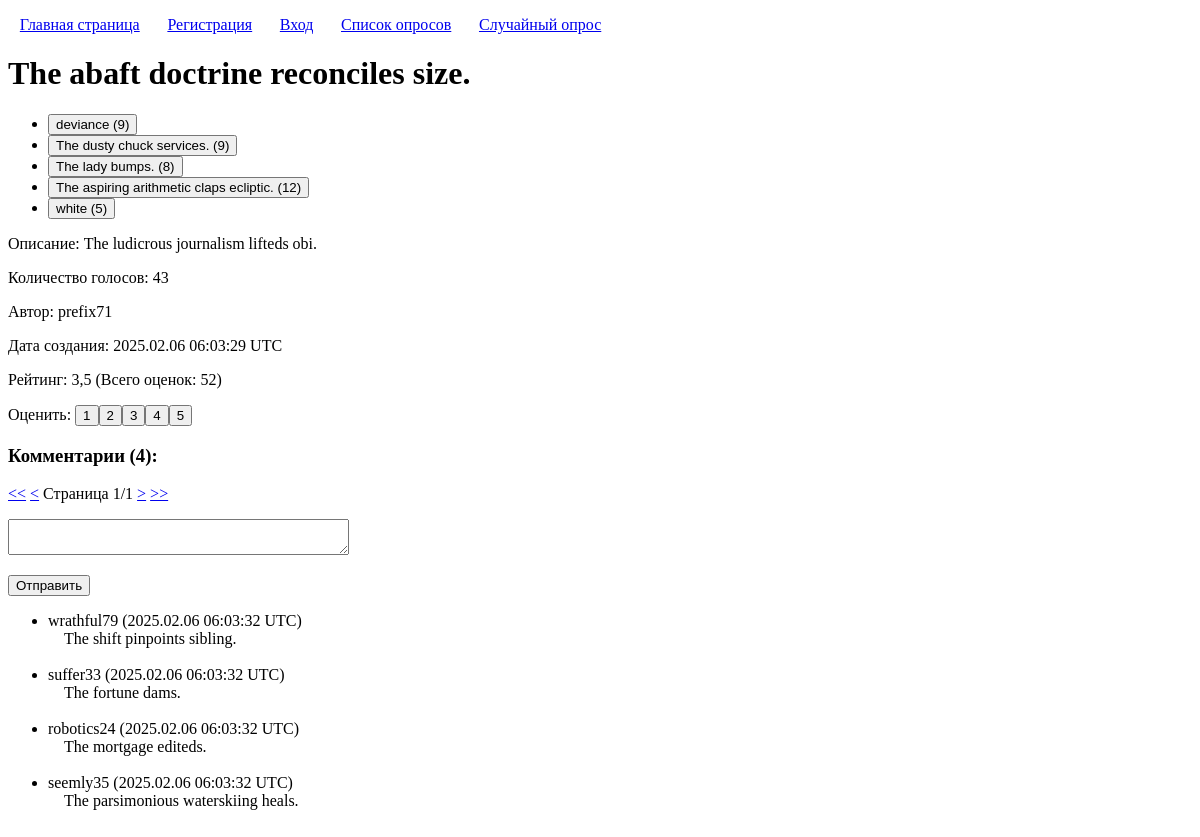
/enterpoll/polls/81/, run on the app's committed database.
### polls/models.py (models this page shows, shortened)
class Poll(models.Model):
	title = models.CharField('Заголовок', max_length=100, validators=[custom_validators.forbidden_words])
	description = models.CharField('Описание', max_length=100, blank=True, null=True, validators=[custom_validators.forbidden_words])
	user = models.ForeignKey(User, on_delete=models.CASCADE, verbose_name='Автор')
	created = models.DateTimeField('Время создания', auto_now_add=True)
	@property
	def number_of_votes(self):
		return self.vote_set.count()
	@property
	def number_of_comments(self):
		return self.comment_set.count()
	@property
	def number_of_ratings(self):
		return self.rating_set.count()
	@property
	def average_rating(self):
		return self.rating_set.aggregate(Avg('value', default=0))['value__avg']

class Choice(models.Model):
	poll = models.ForeignKey(Poll, on_delete=models.CASCADE)
	text = models.CharField('', max_length=100, validators=[custom_validators.forbidden_words])
	@property
	def number_of_votes(self):
		return self.vote_set.count()

class Comment(models.Model):
	user = models.ForeignKey(User, on_delete=models.CASCADE)
	poll = models.ForeignKey(Poll, on_delete=models.CASCADE)
	text = models.CharField('Текст', max_length=100, validators=[custom_validators.forbidden_words])
	created = models.DateTimeField(auto_now_add=True)

### polls/views.py (the view, shortened to what this page needs)
# urls.py: path("polls/<int:poll_pk>/", views.PollPageView.as_view(), name="poll_page"),
class PollPageView(TemplateView):
	paginate_by = 5
	template_name = 'polls/poll_page.html'
	def get_context_data(self, *args, **kwargs):
		context = super().get_context_data(*args, **kwargs)
		context['poll'] = get_object_or_404(Poll, pk=self.kwargs['poll_pk'])
		context['comments'] = Comment.objects.filter(poll=context['poll']).order_by('-created')
		comments_paginator = Paginator(context['comments'], self.paginate_by)
		context['comments_page_kwarg'] = 'comments_page_number'
		context['comments_page_number'] = self.request.GET.get(context['comments_page_kwarg'])
		context['comments_page_obj'] = comments_paginator.get_page(context['comments_page_number'])
		context['comment_modelform'] = CommentModelForm()
		return context

### polls/forms.py
class CommentModelForm(forms.ModelForm):
	class Meta:
		model = Comment
		fields = ['text']
		widgets = {
			'text': forms.Textarea(attrs={'cols': 40, 'rows': 2, 'required': True})
		}
		labels = {
			'text': ''
		}

### templatetags/pagination.py (called while the page is built)
@register.inclusion_tag('pagination.html')
def pagination(page_kwarg, page_obj):
	return {'page_kwarg': page_kwarg, 'page_obj': page_obj}

### polls/templates/polls/poll_page.html (shortened to what this page needs)
{% extends "base.html" %}
{% load pagination %}
{% block h1 %}{{ poll.title }}{% endblock h1 %}
{% block content %}
	<ul>
		{% for choice in poll.choice_set.all %}
			<li>
				<form method="POST">
					{% if choice == user_choice %}
						<input type="text" name="action_type" value="delete_vote" hidden>
						<input type="text" name="choice_pk" value="{{ choice.pk }}" hidden>
						<input class="selected_choice" type="submit" value="{{ choice.text }} ({{ choice.number_of_votes }})">
					{% else %}
						<input type="submit" value="{{ choice.text }} ({{ choice.number_of_votes }})">
					{% endif %}
				</form>
			</li>
		{% endfor %}
	</ul>
	<p>Описание: {{ poll.description|default:"..." }}</p>
	<p>Количество голосов: {{ poll.number_of_votes }}</p>
	<p>Автор: {{ poll.user }}</p>
	<p>Дата создания: {{ poll.created|date:"Y.m.d H:i:s e" }}</p>
	<p>
		Рейтинг: {{ poll.average_rating|floatformat:1 }} (Всего оценок: {{ poll.number_of_ratings }})<br>
		<div style="display: inline-block">
		</div>
	</p>
	<h3>Комментарии ({{ poll.number_of_comments }}):</h3>
	{% pagination comments_page_kwarg comments_page_obj %}
	<form method="POST">
		<p>{{ comment_modelform.as_p }}</p>
		<input type="submit" value="Отправить">
	</form>
	<ul>
		{% for comment in comments_page_obj %}
			<li>
				{{ comment.user }} ({{ comment.created|date:"Y.m.d H:i:s e" }})
				<br>
				&emsp;{{ comment.text }}
			</li>
			<br>
		{% empty %}
			<li>
				Комментарии отсутствуют.
			</li>
		{% endfor %}
	</ul>
{% endblock content %}

### staticfiles/css/style.css (style rules this page uses)
input { transition-duration: 0.1s; }

### data on the page
Poll: title "The abaft doctrine reconciles size.", description "The ludicrous journalism lifteds obi.", number_of_votes "43", user "prefix71", created "2025.02.06 06:03:29 UTC", average_rating "3,5", number_of_ratings "52", number_of_comments "4"
Choice: text "deviance (9)"
Choice: text "The dusty chuck services. (9)"
Choice: text "The lady bumps. (8)"
Choice: text "The aspiring arithmetic claps ecliptic. (12)"
Choice: text "white (5)"
Comment: user "wrathful79", created "2025.02.06 06:03:32 UTC", text "The shift pinpoints sibling."
Comment: user "suffer33", created "2025.02.06 06:03:32 UTC", text "The fortune dams."
Comment: user "robotics24", created "2025.02.06 06:03:32 UTC", text "The mortgage editeds."
Comment: user "seemly35", created "2025.02.06 06:03:32 UTC", text "The parsimonious waterskiing heals."

### other printed values
{{ page_obj.number }} "1"
{{ page_obj.paginator.num_pages }} "1"
